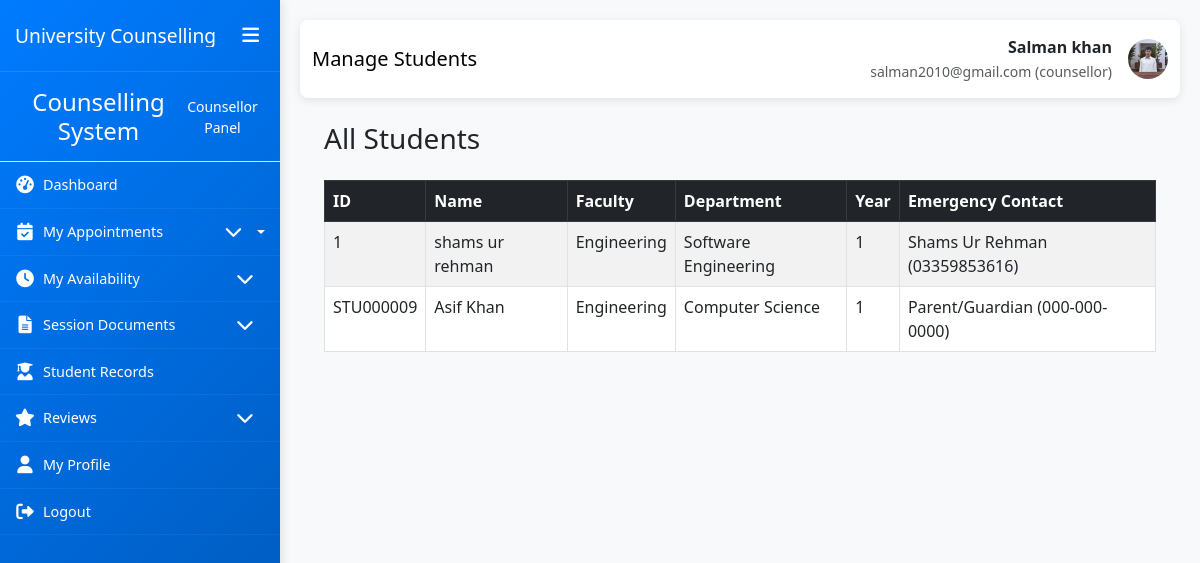
The page /counseller_student_list/ (signed in) on the database its author committed.
### My_App/models.py (models this page shows, shortened)
class CustomUser(AbstractUser):
    ROLE_CHOICES = (
        ('student', 'Student'),
        ('counsellor', 'Counsellor'),
        ('admin', 'Administrator'),
    )
    role = models.CharField(max_length=20, choices=ROLE_CHOICES, default='student')
    phone_number = models.CharField(max_length=15, blank=True, null=True)
    date_of_birth = models.DateField(blank=True, null=True)
    profile_picture = models.ImageField(upload_to='profile_pics/', blank=True, null=True)
    created_at = models.DateTimeField(auto_now_add=True)
    updated_at = models.DateTimeField(auto_now=True)
    class Meta:
        permissions = [
            ("can_access_admin_panel", "Can access admin panel"),
            ("can_manage_users", "Can manage users"),
            ("can_manage_appointments", "Can manage appointments"),
            ("can_view_reports", "Can view reports"),
            ("can_manage_counsellors", "Can manage counsellors"),
        ]
    def is_counsellor(self):
        return self.role == 'counsellor'

class Student(models.Model):
    user = models.OneToOneField(CustomUser, on_delete=models.CASCADE, primary_key=True)
    student_id = models.CharField(max_length=20, unique=True)
    enrollment_date = models.DateField()
    FACULTY_CHOICES = (
        ('engineering', 'Engineering'),
        ('science', 'Science'),
        ('arts', 'Arts'),
        ('business', 'Business'),
        ('medicine', 'Medicine'),
        ('law', 'Law'),
    )
    faculty = models.CharField(max_length=50, choices=FACULTY_CHOICES)
    department = models.CharField(max_length=100)
    academic_year = models.IntegerField(
        validators=[MinValueValidator(1), MaxValueValidator(6)]
    )
    emergency_contact_name = models.CharField(max_length=100)
    emergency_contact_phone = models.CharField(max_length=15)
    address = models.TextField(blank=True, null=True)
    class Meta:
        permissions = [
            ("can_view_own_appointments", "Can view own appointments"),
            ("can_book_appointment", "Can book appointment"),
            ("can_view_own_records", "Can view own records"),
            ("can_cancel_appointment", "Can cancel appointment"),
        ]

### My_App/views.py (the view)
# urls.py: path('counseller_student_list/',views.counseller_student_list,name='counseller_student_list'),
@login_required
def counseller_student_list(request):
    students = Student.objects.all()
    return render(request, 'My_Consuller/Student_Management/student_list.html', {'students': students})

### templates/My_Consuller/Student_Management/student_list.html (shortened to what this page needs)
{% extends 'My_Consuller/base1.html' %}
{% block page_title %}Manage Students{% endblock %}
{% block content %}
<div class="container mt-4">
    <div class="d-flex justify-content-between mb-3">
        <h3>All Students</h3>
    </div>
    <table class="table table-bordered table-striped">
        <thead class="table-dark">
            <tr>
                <th>ID</th>
                <th>Name</th>
                <th>Faculty</th>
                <th>Department</th>
                <th>Year</th>
                <th>Emergency Contact</th>
            </tr>
        </thead>
        <tbody>
            {% for student in students %}
            <tr>
                <td>{{ student.student_id }}</td>
                <td>{{ student.user.get_full_name }}</td>
                <td>{{ student.get_faculty_display }}</td>
                <td>{{ student.department }}</td>
                <td>{{ student.academic_year }}</td>
                <td>{{ student.emergency_contact_name }} ({{ student.emergency_contact_phone }})</td>
            </tr>
            {% empty %}
            <tr><td colspan="7" class="text-center">No records found.</td></tr>
            {% endfor %}
        </tbody>
    </table>
</div>
{% endblock %}

### templates/My_Consuller/base1.html (shortened to what this page needs)
<!DOCTYPE html>
<html lang="en">
<head>
    <link href="https://cdn.jsdelivr.net/npm/bootstrap@5.3.0/dist/css/bootstrap.min.css" rel="stylesheet">
    <link href="https://cdnjs.cloudflare.com/ajax/libs/font-awesome/6.0.0/css/all.min.css" rel="stylesheet">
    <link href="https://cdn.jsdelivr.net/npm/sweetalert2@11/dist/sweetalert2.min.css" rel="stylesheet">
</head>
<body>
    <div class="container-fluid p-0">
        <div class="row g-0">
            <div class="sidebar {% if user.is_counsellor %}counsellor-sidebar{% endif %}" id="sidebar">
                <div class="sidebar-header">
                    <h3>University Counselling</h3>
                    <button class="sidebar-toggle d-none d-lg-block" id="sidebarToggle">
                        <i class="fas fa-bars"></i>
                    </button>
                </div>
                <div class="sidebar-content">
                    {% if user.is_counsellor %}
                        {% include 'My_Consuller/sidebar.html' %}
                    {% else %}
                        {% include 'My_Student/sidebar.html' %}
                    {% endif %}
                </div>
            </div>
            <div class="main-content" id="mainContent">
                <nav class="navbar navbar-expand-lg navbar-custom {% if user.is_counsellor %}counsellor-navbar{% endif %}">
                    <div class="container-fluid">
                        <span class="navbar-brand">{% block page_title %}Dashboard{% endblock %}</span>
                        <div class="d-flex align-items-center">
                            <div class="me-3 text-end d-none d-md-block">
                                <div class="fw-bold">{{ user.get_full_name|default:user.username }}</div>
                                <small class="text-muted">
                                    {{ user.email }}
                                    ({% if user.is_counsellor %}counsellor{% else %}student{% endif %})
                                </small>
                            </div>
                            {% if user.profile_picture %}
                            <img src="{{ user.profile_picture.url }}" alt="Profile" class="user-profile-img">
                            {% else %}
                            <div class="user-profile-img bg-secondary d-flex align-items-center justify-content-center text-white">
                                <i class="fas {% if user.is_counsellor %}fa-user-tie{% else %}fa-user{% endif %}"></i>
                            </div>
                            {% endif %}
                        </div>
                    </div>
                </nav>
                <div class="container-fluid">
                    {% block content %}{% endblock %}
                </div>
            </div>
        </div>
    </div>
</body>
</html>

### templates/My_Consuller/base1.html (style rules this page uses)
:root { --sidebar-width: 280px; --sidebar-collapsed-width: 70px; --sidebar-bg: linear-gradient(135deg, #28a745 0%, #20c997 100%); --counsellor-sidebar-bg: linear-gradient(135deg, #007bff 0%, #0056b3 100%); --content-padding: 20px; --transition-speed: 0.3s; }
body { overflow-x: hidden; font-family: 'Segoe UI', Tahoma, Geneva, Verdana, sans-serif; background-color: #f8f9fa; }
.sidebar { background: var(--sidebar-bg); color: white; min-height: 100vh; position: fixed; width: var(--sidebar-width); transition: all var(--transition-speed) ease; z-index: 1000; box-shadow: 2px 0 10px rgba(0,0,0,0.1); overflow-y: auto; }
.sidebar.counsellor-sidebar { background: var(--counsellor-sidebar-bg); }
.sidebar-header { padding: 20px 15px; border-bottom: 1px solid rgba(255,255,255,0.1); display: flex; align-items: center; justify-content: space-between; }
.sidebar-header h3 { font-size: 1.2rem; margin: 0; white-space: nowrap; overflow: hidden; }
.sidebar-toggle { background: none; border: none; color: white; font-size: 1.2rem; cursor: pointer; }
.main-content { margin-left: var(--sidebar-width); padding: var(--content-padding); transition: all var(--transition-speed) ease; min-height: 100vh; width: calc(100% - var(--sidebar-width)); }
.navbar-custom { background: white; box-shadow: 0 2px 10px rgba(0,0,0,0.1); padding: 15px 0; margin-bottom: 20px; border-radius: 8px; }
.user-profile-img { width: 40px; height: 40px; border-radius: 50%; object-fit: cover; }
.sidebar { background: var(--sidebar-bg); color: white; height: 100vh; position: fixed; top: 0; left: 0; width: var(--sidebar-width); transition: all var(--transition-speed) ease; z-index: 1000; box-shadow: 2px 0 10px rgba(0,0,0,0.1); overflow-y: auto; overflow-x: hidden; scrollbar-width: thin; scrollbar-color: rgba(255,255,255,0.4) transparent; }

### rows shown on the page
CustomUser: get_full_name "Salman khan", email "salman2010@gmail.com", profile_picture (picture)
Student: student_id "1", user.get_full_name "shams ur rehman", faculty "Engineering", department "Software Engineering", academic_year "1", emergency_contact_name "Shams Ur Rehman", emergency_contact_phone "03359853616"
Student: student_id "STU000009", user.get_full_name "Asif Khan", faculty "Engineering", department "Computer Science", academic_year "1", emergency_contact_name "Parent/Guardian", emergency_contact_phone "000-000-0000"
